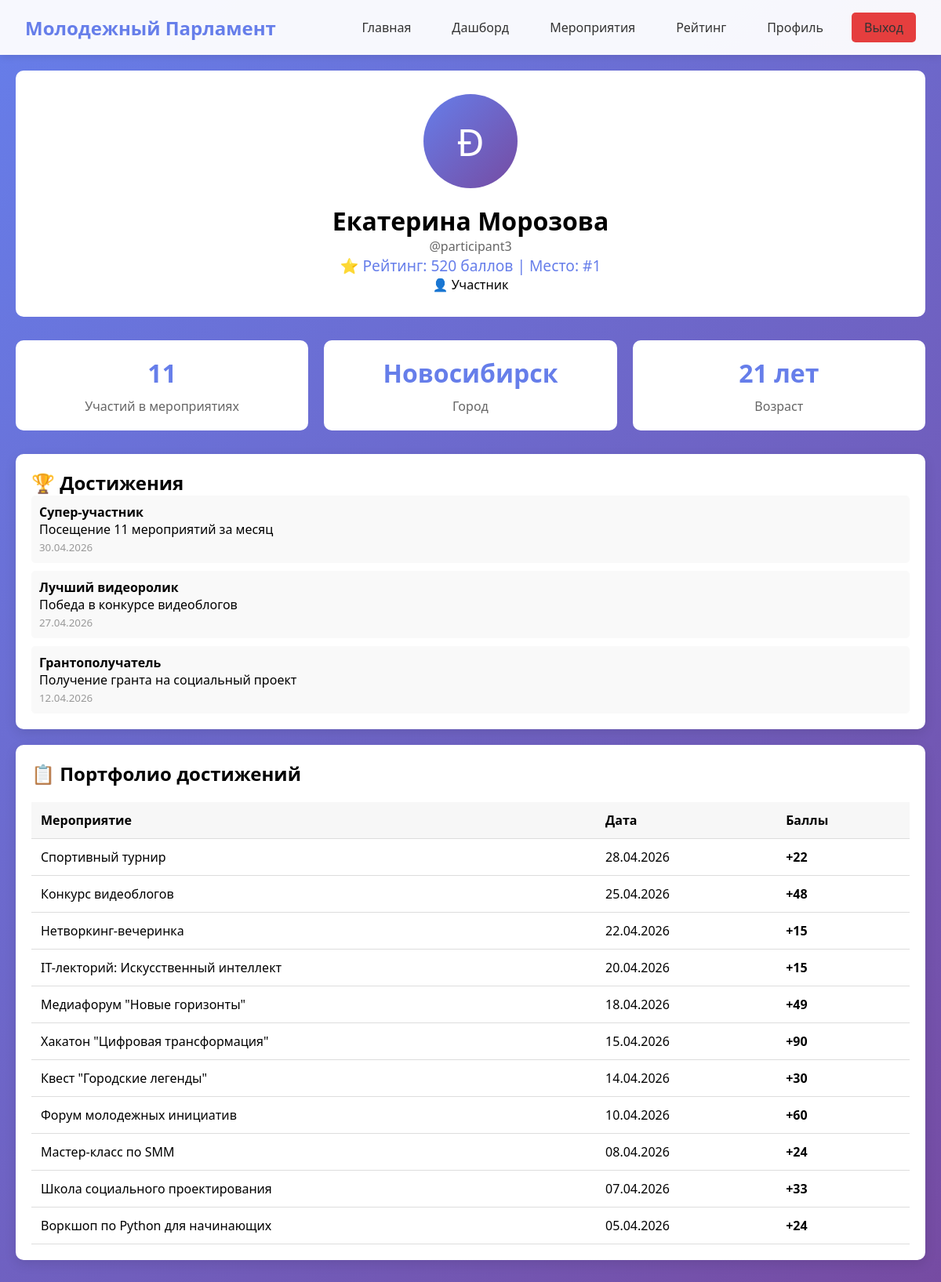
Page /profile.php?id=7 (signed in) on the committed database.
### tables this page shows
CREATE TABLE `users` (
  `id` int NOT NULL,
  `username` varchar(50) NOT NULL,
  `email` varchar(100) NOT NULL,
  `password` varchar(255) NOT NULL,
  `full_name` varchar(100) NOT NULL,
  `role` enum('participant','organizer','admin','hr') DEFAULT 'participant',
  `city` varchar(100) DEFAULT NULL,
  `age` int DEFAULT NULL,
  `education_org` varchar(200) DEFAULT NULL,
  `team_name` varchar(100) DEFAULT NULL,
  `total_points` int DEFAULT '0',
  `trust_rating` decimal(3,2) DEFAULT '5.00',
  `created_at` timestamp NULL DEFAULT CURRENT_TIMESTAMP,
  `is_active` tinyint(1) DEFAULT '1'
);

CREATE TABLE `achievements` (
  `id` int NOT NULL,
  `user_id` int DEFAULT NULL,
  `title` varchar(200) DEFAULT NULL,
  `description` text,
  `earned_date` datetime DEFAULT CURRENT_TIMESTAMP
);

CREATE TABLE `event_participants` (
  `id` int NOT NULL,
  `event_id` int DEFAULT NULL,
  `user_id` int DEFAULT NULL,
  `status` enum('pending','confirmed','cancelled') DEFAULT 'pending',
  `points_earned` int DEFAULT '0',
  `qr_code` varchar(255) DEFAULT NULL,
  `attended_at` datetime DEFAULT NULL
);

CREATE TABLE `events` (
  `id` int NOT NULL,
  `title` varchar(200) NOT NULL,
  `description` text,
  `event_date` datetime NOT NULL,
  `location` varchar(200) DEFAULT NULL,
  `category` enum('IT','Социальное проектирование','Медиа','Другое') DEFAULT 'Другое',
  `difficulty_coefficient` decimal(3,2) DEFAULT '1.00',
  `points_awarded` int DEFAULT '10',
  `bonus_description` text,
  `organizer_id` int DEFAULT NULL,
  `is_verified` tinyint(1) DEFAULT '0',
  `created_at` timestamp NULL DEFAULT CURRENT_TIMESTAMP
);

### profile.php (the view, shortened to what this page needs)
<?php
$user_id = $_GET['id'] ?? $_SESSION['user_id'];
$pdo = getDB();
$stmt = $pdo->prepare("SELECT * FROM users WHERE id = ?");
$stmt->execute([$user_id]);
$user = $stmt->fetch();
$stmt = $pdo->prepare("
    SELECT e.*, ep.status, ep.points_earned, ep.attended_at
    FROM event_participants ep
    JOIN events e ON ep.event_id = e.id
    WHERE ep.user_id = ? AND ep.status = 'confirmed'
    ORDER BY e.event_date DESC
    LIMIT 20
");
$stmt->execute([$user_id]);
$events = $stmt->fetchAll();
$stmt = $pdo->prepare("
    SELECT COUNT(*) + 1 as user_rank
    FROM users
    WHERE total_points > (SELECT total_points FROM users WHERE id = ?) AND role = 'participant'
");
$stmt->execute([$user_id]);
$rank_data = $stmt->fetch();
$rank = $rank_data['user_rank'];
$stmt = $pdo->prepare("SELECT * FROM achievements WHERE user_id = ? ORDER BY earned_date DESC");
$stmt->execute([$user_id]);
$achievements = $stmt->fetchAll();
?>
<!DOCTYPE html>
<html lang="ru">
<head>
    <link rel="stylesheet" href="style.css">
</head>
<body>
    <nav class="navbar">
        <div class="nav-container">
            <a href="index.php" class="logo">Молодежный Парламент</a>
            <div class="nav-links">
                <a href="index.php">Главная</a>
                <a href="dashboard.php">Дашборд</a>
                <a href="events.php">Мероприятия</a>
                <a href="leaderboard.php">Рейтинг</a>
                <a href="profile.php">Профиль</a>
                <a href="logout.php" class="btn btn-danger">Выход</a>
            </div>
        </div>
    </nav>
    <div class="container">
        <div class="profile-header">
            <div class="profile-avatar">
                <?= strtoupper(substr($user['full_name'], 0, 1)) ?>
            </div>
            <h1><?= htmlspecialchars($user['full_name']) ?></h1>
            <p style="color: #666;">@<?= htmlspecialchars($user['username']) ?></p>
            <p style="color: #667eea; font-size: 1.2rem;">⭐ Рейтинг: <?= $user['total_points'] ?> баллов | Место: #<?= $rank ?></p>
            <?php if($user['role'] == 'organizer'): ?>
                <p style="color: #48bb78;">👔 Организатор</p>
            <?php elseif($user['role'] == 'admin'): ?>
                <p style="color: #e53e3e;">🔧 Администратор</p>
            <?php elseif($user['role'] == 'hr'): ?>
                <p style="color: #764ba2;">👔 Кадровая служба</p>
            <?php else: ?>
                <p>👤 Участник</p>
            <?php endif; ?>
        </div>
        <div class="stats-grid">
            <div class="stat-card">
                <div class="stat-value"><?= count($events) ?></div>
                <div class="stat-label">Участий в мероприятиях</div>
            </div>
            <div class="stat-card">
                <div class="stat-value"><?= $user['city'] ?? '-' ?></div>
                <div class="stat-label">Город</div>
            </div>
            <div class="stat-card">
                <div class="stat-value"><?= $user['age'] ?? '-' ?> лет</div>
                <div class="stat-label">Возраст</div>
            </div>
        </div>
        <div class="card">
            <h2>🏆 Достижения</h2>
            <?php if(count($achievements) > 0): ?>
                <div style="display: grid; gap: 10px;">
                    <?php foreach($achievements as $achievement): ?>
                        <div style="padding: 10px; background: #f9f9f9; border-radius: 5px;">
                            <strong><?= htmlspecialchars($achievement['title']) ?></strong>
                            <p><?= htmlspecialchars($achievement['description']) ?></p>
                            <small style="color: #999;"><?= date('d.m.Y', strtotime($achievement['earned_date'])) ?></small>
                        </div>
                    <?php endforeach; ?>
                </div>
            <?php else: ?>
                <p>Пока нет достижений. Участвуйте в мероприятиях!</p>
            <?php endif; ?>
        </div>
        <div class="card">
            <h2>📋 Портфолио достижений</h2>
            <table class="table">
                <thead>
                    <tr>
                        <th>Мероприятие</th>
                        <th>Дата</th>
                        <th>Баллы</th>
                    </tr>
                </thead>
                <tbody>
                    <?php foreach($events as $event): ?>
                        <tr>
                            <td><?= htmlspecialchars($event['title']) ?></td>
                            <td><?= date('d.m.Y', strtotime($event['event_date'])) ?></td>
                            <td><strong>+<?= $event['points_earned'] ?></strong></td>
                        </tr>
                    <?php endforeach; ?>
                </tbody>
            </table>
        </div>
    </div>
</body>
</html>

### style.css (style rules this page uses)
* { margin: 0; padding: 0; box-sizing: border-box; }
body { font-family: 'Segoe UI', Tahoma, Geneva, Verdana, sans-serif; background: linear-gradient(135deg, #667eea 0%, #764ba2 100%); min-height: 100vh; }
.container { max-width: 1200px; margin: 0 auto; padding: 20px; }
.navbar { background: rgba(255, 255, 255, 0.95); box-shadow: 0 2px 10px rgba(0,0,0,0.1); position: sticky; top: 0; z-index: 1000; }
.nav-container { max-width: 1200px; margin: 0 auto; padding: 1rem 2rem; display: flex; justify-content: space-between; align-items: center; }
.logo { font-size: 1.5rem; font-weight: bold; color: #667eea; text-decoration: none; }
.nav-links { display: flex; gap: 20px; align-items: center; }
.nav-links a { text-decoration: none; color: #333; padding: 8px 16px; border-radius: 5px; transition: all 0.3s; }
.card { background: white; border-radius: 10px; box-shadow: 0 5px 15px rgba(0,0,0,0.1); padding: 20px; margin-bottom: 20px; transition: transform 0.3s; }
.btn { display: inline-block; padding: 10px 20px; background: #667eea; color: white; border: none; border-radius: 5px; cursor: pointer; font-size: 16px; transition: background 0.3s; text-decoration: none; }
.btn-danger { background: #e53e3e; }
.table { width: 100%; border-collapse: collapse; margin-top: 20px; }
.table th, .table td { padding: 12px; text-align: left; border-bottom: 1px solid #ddd; }
.table th { background: #f7f7f7; font-weight: 600; }
.stats-grid { display: grid; grid-template-columns: repeat(auto-fit, minmax(250px, 1fr)); gap: 20px; margin-bottom: 30px; }
.stat-card { background: white; padding: 20px; border-radius: 10px; text-align: center; }
.stat-value { font-size: 2rem; font-weight: bold; color: #667eea; }
.stat-label { color: #666; margin-top: 10px; }
.profile-header { background: white; border-radius: 10px; padding: 30px; text-align: center; margin-bottom: 30px; }
.profile-avatar { width: 120px; height: 120px; border-radius: 50%; background: linear-gradient(135deg, #667eea, #764ba2); display: flex; align-items: center; justify-content: center; margin: 0 auto 20px; font-size: 3rem; color: white; }

### rows in the picture
users: full_name "Ð", full_name "Екатерина Морозова", username "participant3", total_points "520", city "Новосибирск", age "21"
achievements: title "Супер-участник", description "Посещение 11 мероприятий за месяц", earned_date "30.04.2026"
achievements: title "Лучший видеоролик", description "Победа в конкурсе видеоблогов", earned_date "27.04.2026"
achievements: title "Грантополучатель", description "Получение гранта на социальный проект", earned_date "12.04.2026"
event_participants: event.title "Спортивный турнир", event.event_date "28.04.2026", points_earned "22"
event_participants: event.title "Конкурс видеоблогов", event.event_date "25.04.2026", points_earned "48"
event_participants: event.title "Нетворкинг-вечеринка", event.event_date "22.04.2026", points_earned "15"
event_participants: event.title "IT-лекторий: Искусственный интеллект", event.event_date "20.04.2026", points_earned "15"
event_participants: event.title "Медиафорум \"Новые горизонты\"", event.event_date "18.04.2026", points_earned "49"
event_participants: event.title "Хакатон \"Цифровая трансформация\"", event.event_date "15.04.2026", points_earned "90"
event_participants: event.title "Квест \"Городские легенды\"", event.event_date "14.04.2026", points_earned "30"
event_participants: event.title "Форум молодежных инициатив", event.event_date "10.04.2026", points_earned "60"
event_participants: event.title "Мастер-класс по SMM", event.event_date "08.04.2026", points_earned "24"
event_participants: event.title "Школа социального проектирования", event.event_date "07.04.2026", points_earned "33"
event_participants: event.title "Воркшоп по Python для начинающих", event.event_date "05.04.2026", points_earned "24"

### other values in the picture
$rank "1"
count($events) "11"
